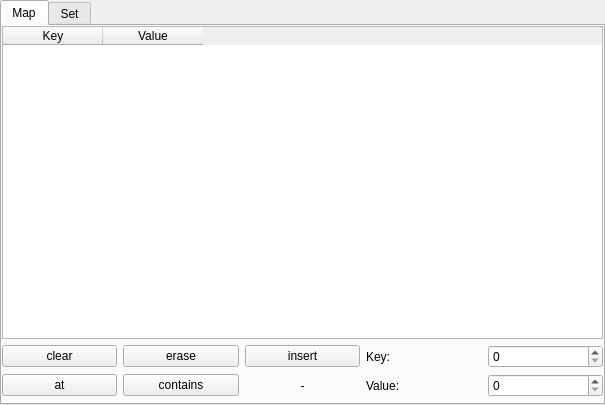
<?xml version="1.0" encoding="UTF-8"?>
<ui version="4.0">
 <class>MainWindow</class>
 <widget class="QMainWindow" name="MainWindow">
  <property name="geometry">
   <rect>
    <x>0</x>
    <y>0</y>
    <width>605</width>
    <height>405</height>
   </rect>
  </property>
  <property name="windowTitle">
   <string>MainWindow</string>
  </property>
  <widget class="QWidget" name="centralwidget">
   <widget class="QTabWidget" name="tabWidget">
    <property name="geometry">
     <rect>
      <x>0</x>
      <y>0</y>
      <width>605</width>
      <height>405</height>
     </rect>
    </property>
    <property name="currentIndex">
     <number>0</number>
    </property>
    <widget class="QWidget" name="tab">
     <attribute name="title">
      <string>Map</string>
     </attribute>
     <widget class="QWidget" name="gridLayoutWidget">
      <property name="geometry">
       <rect>
        <x>0</x>
        <y>0</y>
        <width>601</width>
        <height>371</height>
       </rect>
      </property>
      <layout class="QGridLayout" name="gridLayout">
       <item row="4" column="1">
        <widget class="QPushButton" name="mapRemoveButton">
         <property name="text">
          <string>erase</string>
         </property>
        </widget>
       </item>
       <item row="4" column="0">
        <widget class="QPushButton" name="mapClearButton">
         <property name="text">
          <string>clear</string>
         </property>
        </widget>
       </item>
       <item row="5" column="0">
        <widget class="QPushButton" name="mapAtButton">
         <property name="text">
          <string>at</string>
         </property>
        </widget>
       </item>
       <item row="5" column="1">
        <widget class="QPushButton" name="mapContainsButton">
         <property name="text">
          <string>contains</string>
         </property>
        </widget>
       </item>
       <item row="4" column="2">
        <widget class="QPushButton" name="mapInsertButton">
         <property name="text">
          <string>insert</string>
         </property>
        </widget>
       </item>
       <item row="4" column="3">
        <widget class="QLabel" name="label">
         <property name="text">
          <string>Key:</string>
         </property>
        </widget>
       </item>
       <item row="5" column="3">
        <widget class="QLabel" name="label_2">
         <property name="text">
          <string>Value:</string>
         </property>
        </widget>
       </item>
       <item row="4" column="4">
        <widget class="QSpinBox" name="keySpinBox"/>
       </item>
       <item row="5" column="4">
        <widget class="QSpinBox" name="valSpinBox"/>
       </item>
       <item row="0" column="0" rowspan="4" colspan="5">
        <widget class="QTableWidget" name="mapTable">
         <column>
          <property name="text">
           <string>Key</string>
          </property>
         </column>
         <column>
          <property name="text">
           <string>Value</string>
          </property>
         </column>
        </widget>
       </item>
       <item row="5" column="2">
        <widget class="QLabel" name="mapResLabel">
         <property name="text">
          <string>-</string>
         </property>
         <property name="alignment">
          <set>Qt::AlignCenter</set>
         </property>
        </widget>
       </item>
      </layout>
     </widget>
    </widget>
    <widget class="QWidget" name="tab_2">
     <attribute name="title">
      <string>Set</string>
     </attribute>
     <widget class="QWidget" name="gridLayoutWidget_2">
      <property name="geometry">
       <rect>
        <x>0</x>
        <y>0</y>
        <width>601</width>
        <height>371</height>
       </rect>
      </property>
      <layout class="QGridLayout" name="gridLayout_2">
       <item row="1" column="0" colspan="4">
        <widget class="QLabel" name="setLabel">
         <property name="text">
          <string/>
         </property>
        </widget>
       </item>
       <item row="2" column="1">
        <widget class="QPushButton" name="setRemoveButton">
         <property name="text">
          <string>erase</string>
         </property>
        </widget>
       </item>
       <item row="2" column="2">
        <widget class="QPushButton" name="setClearButton">
         <property name="text">
          <string>clear</string>
         </property>
        </widget>
       </item>
       <item row="2" column="0">
        <widget class="QPushButton" name="setInsertButton">
         <property name="text">
          <string>insert</string>
         </property>
        </widget>
       </item>
       <item row="0" column="0">
        <widget class="QPushButton" name="setContainsButton">
         <property name="text">
          <string>contains</string>
         </property>
        </widget>
       </item>
       <item row="0" column="1">
        <widget class="QLabel" name="setResLabel">
         <property name="text">
          <string/>
         </property>
        </widget>
       </item>
       <item row="0" column="2">
        <widget class="QLabel" name="label_3">
         <property name="text">
          <string>Value:</string>
         </property>
        </widget>
       </item>
       <item row="0" column="3">
        <widget class="QSpinBox" name="setValSpinBox"/>
       </item>
       <item row="2" column="3">
        <widget class="QLabel" name="label_4">
         <property name="text">
          <string>Set:</string>
         </property>
         <property name="alignment">
          <set>Qt::AlignRight|Qt::AlignTrailing|Qt::AlignVCenter</set>
         </property>
        </widget>
       </item>
      </layout>
     </widget>
    </widget>
   </widget>
  </widget>
 </widget>
 <resources/>
 <connections/>
</ui>
